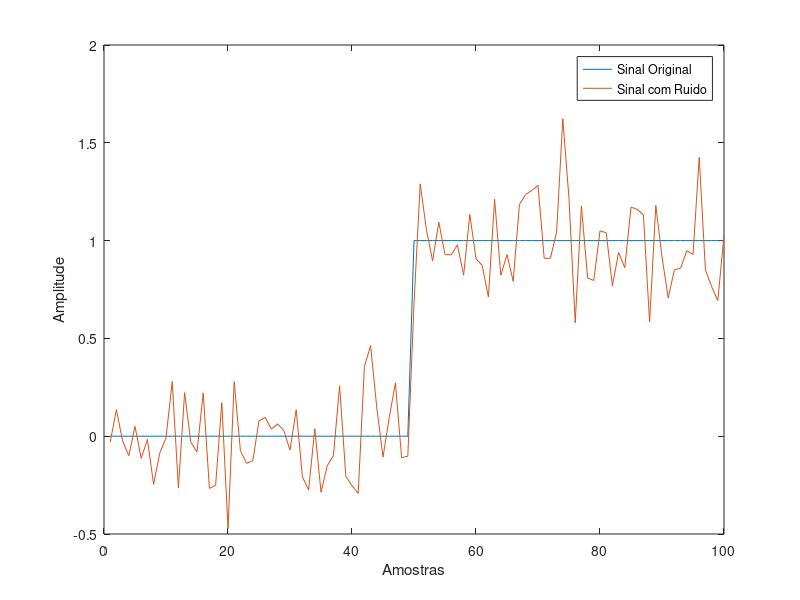

MATLAB code for this plot:
%Aluno: Joyce Oliveira dos Santos
%Matricula: 20210046341
%Curso: Sistemas de Informação
%Orientador: Dr. Márcio Barboza
%%Tema: Remoção de Ruído em Sinais Unidimensionais usando o Algoritmo de Variação Total de Filtragem Iterativo.

clc
clear
close all

degrau = zeros(1, 100);
degrau(50:end) = 1; % Sinal degrau
ruido_gaussiano = 0.2 * randn(size(degrau)); % Ruído gaussiano com média 0 e desvio padrão 0.2
sinal_Degrau_Ruido= degrau + ruido_gaussiano; % Adicionando o ruído ao sinal
plot(degrau);
hold on;
plot(sinal_Degrau_Ruido);

xlabel('Amostras');
ylabel('Amplitude');
legend('Sinal Original', 'Sinal com Ruido');

save  degrauRuido.mat sinal_Degrau_Ruido
